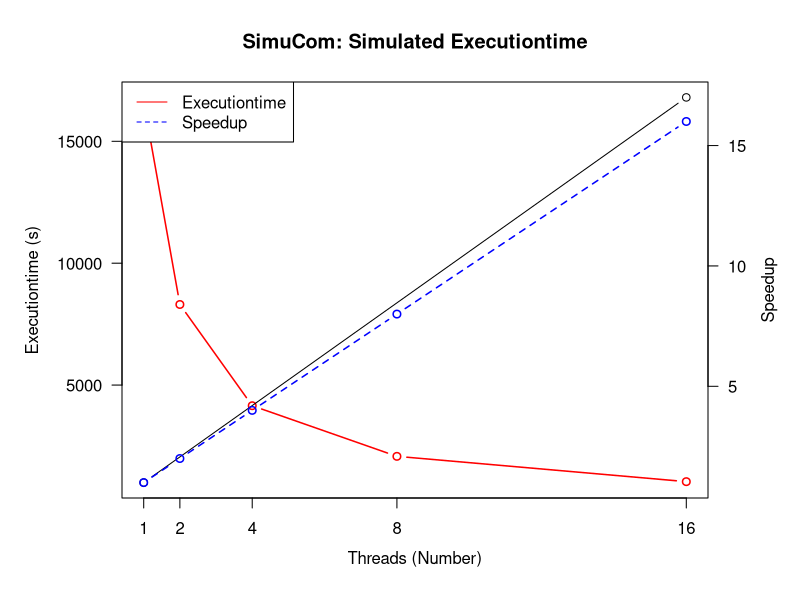

The R script that drew this image:
## set up some fake test data

threadsX <- c(1,2,4,8,16)
simucomY <- c(16607.6075,8305.9576,4153.2606,2076.4026,1038.5950)
speedup <- c(1,2,4,8,16)

# get the range for the x and y axis 
xrange <- range(1:16) 
yrange <- range(1000:16800) 
yrange2 <- range(1:17) 

## add extra space to right margin of plot within frame
par(mar=c(5, 6, 4, 4.5) + 0.1)

## Plot first set of data and draw its axis
plot(xrange, yrange, type="n", xlab="",
     ylab="", xaxt="n", pch=5, axes=FALSE) 

axis(2, ylim=yrange,las=1)  ## las=1 makes horizontal labels
mtext("Executiontime (s)",side=2,line=4)

#grid(nx = NULL, ny = NULL, col = "lightgray", lty = "dotted" )

# add lines 
lines(threadsX,simucomY,type="b", lwd=1.5, lty=1, col="red")

# add a title and subtitle 
title("SimuCom: Simulated Executiontime")
box()

## Allow a second plot on the same graph
par(new=TRUE)

## Plot the second plot and put axis scale on right
plot(xrange, yrange2, xlab="", ylab="", axes=FALSE, type="b")
# add lines 
lines(threadsX,speedup,type="b", lwd=1.5, lty=2, col="blue")

## a little farther out (line=4) to make room for labels
axis(4, ylim=yrange2 ,las=1)
mtext("Speedup", side=4 ,line=2.5) 

## Draw the time axis
axis(1, at=threadsX)
mtext("Threads (Number)",side=1,line=2.5)

## Add Legend
legend("topleft",legend=c("Executiontime","Speedup"), lty=c(1,2),col=c("red","blue"))

